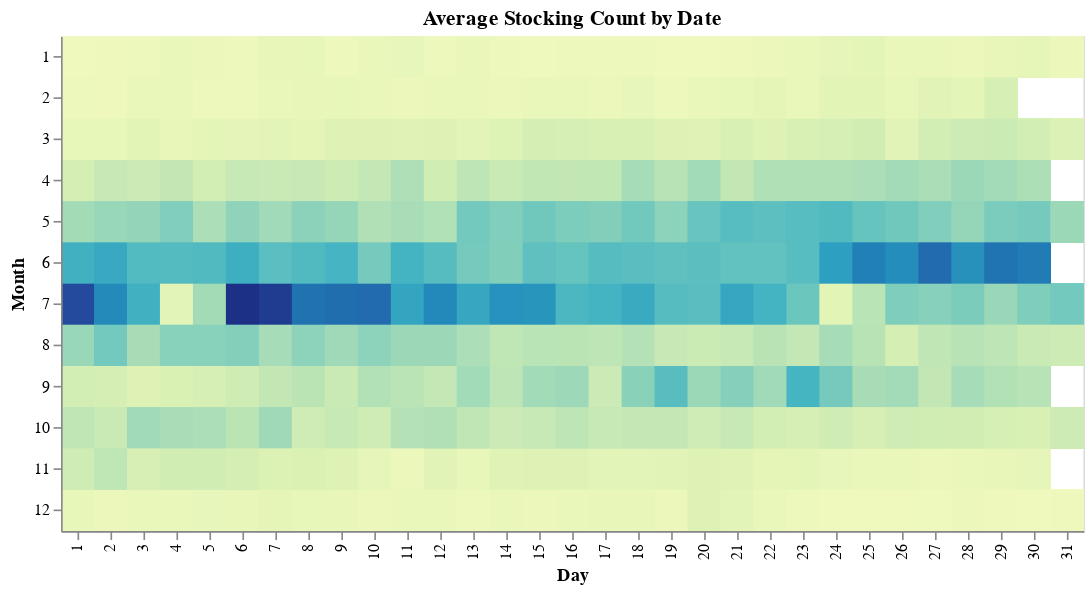

This figure's notebook cell:
### Code cell
brush_selection = alt.selection_point(encodings=['x', 'y'])

base_plot = alt.Chart(heatmap_combined_df)

# Heatmap
heatmap = base_plot.mark_rect().encode(
    x=alt.X("Day:O", title="Day"),
    y=alt.Y("Month:O", title="Month"),
    color=alt.condition(
        brush_selection,
        alt.Color("Daily Stocking Average:Q", title="Avg Daily Stocking", legend=None),
        alt.value("lightgray")
    ),
    tooltip=['Month:O', 'Day:O', 'Daily Stocking Average:Q']
).add_params(
    brush_selection
).properties(
    title='Average Stocking Count by Date',
    height=300
)

heatmap

### Figure 1 — Vega-Lite specification as saved in the notebook (floating-point values rounded to 4 significant figures; data arrays with more than 128 entries replaced by an {"elided": "..."} marker saying what was removed)
{"config": {"view": {"continuousWidth": 300, "continuousHeight": 300}}, "data": {"name": "data-f9ecfb6c80a2bf1ee2d6d4843cdfd029"}, "mark": {"type": "rect"}, "encoding": {"color": {"condition": {"param": "param_2", "field": "Daily Stocking Average", "legend": null, "title": "Avg Daily Stocking", "type": "quantitative"}, "value": "lightgray"}, "tooltip": [{"field": "Month", "type": "ordinal"}, {"field": "Day", "type": "ordinal"}, {"field": "Daily Stocking Average", "type": "quantitative"}], "x": {"field": "Day", "title": "Day", "type": "ordinal"}, "y": {"field": "Month", "title": "Month", "type": "ordinal"}}, "height": 300, "params": [{"name": "param_2", "select": {"type": "point", "encodings": ["x", "y"]}}], "title": "Average Stocking Count by Date", "$schema": "https://vega.github.io/schema/vega-lite/v5.8.0.json", "datasets": {"data-f9ecfb6c80a2bf1ee2d6d4843cdfd029": {"elided": "8345 records"}}}
